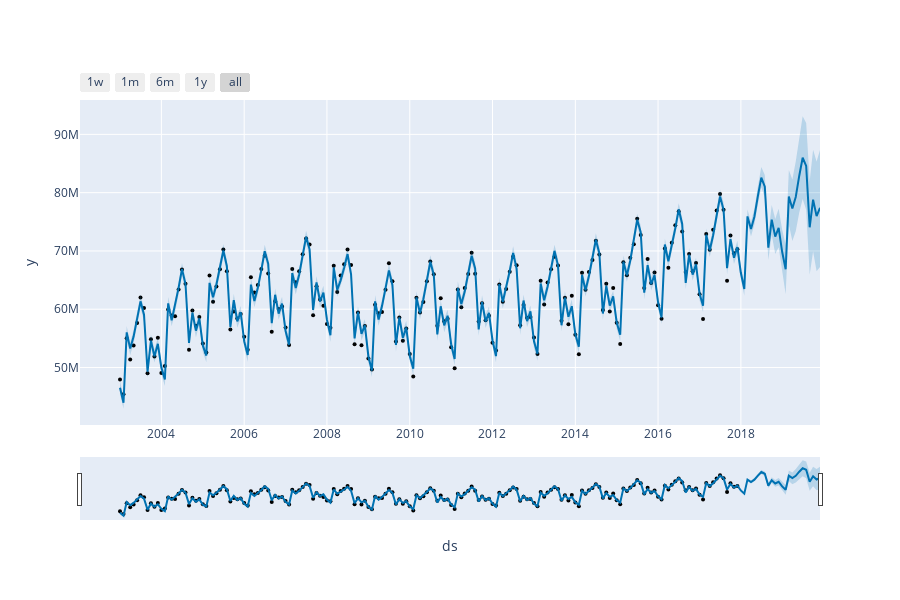

Source (notebook cell):
### Code cell
plot_plotly(model, forecast_best)

### Figure 1 — Plotly figure (JSON) as saved in the notebook; plotly's stock layout.template omitted (floating-point values rounded to 4 significant figures; data arrays with more than 128 entries replaced by an {"elided": "..."} marker saying what was removed)
{"data": [{"marker": {"color": "black", "size": 4}, "mode": "markers", "name": "Actual", "type": "scatter", "x": {"elided": "180 str values"}, "y": {"elided": "180 float values"}}, {"hoverinfo": "skip", "line": {"width": 0}, "mode": "lines", "type": "scatter", "x": {"elided": "204 str values"}, "y": {"elided": "204 float values"}}, {"fill": "tonexty", "fillcolor": "rgba(0, 114, 178, 0.2)", "line": {"color": "#0072B2", "width": 2}, "mode": "lines", "name": "Predicted", "type": "scatter", "x": {"elided": "204 str values"}, "y": {"elided": "204 float values"}}, {"fill": "tonexty", "fillcolor": "rgba(0, 114, 178, 0.2)", "hoverinfo": "skip", "line": {"width": 0}, "mode": "lines", "type": "scatter", "x": {"elided": "204 str values"}, "y": {"elided": "204 float values"}}], "layout": {"height": 600, "showlegend": false, "width": 900, "xaxis": {"rangeselector": {"buttons": [{"count": 7, "label": "1w", "step": "day", "stepmode": "backward"}, {"count": 1, "label": "1m", "step": "month", "stepmode": "backward"}, {"count": 6, "label": "6m", "step": "month", "stepmode": "backward"}, {"count": 1, "label": "1y", "step": "year", "stepmode": "backward"}, {"step": "all"}]}, "rangeslider": {"visible": true}, "title": {"text": "ds"}, "type": "date"}, "yaxis": {"title": {"text": "y"}}}}
